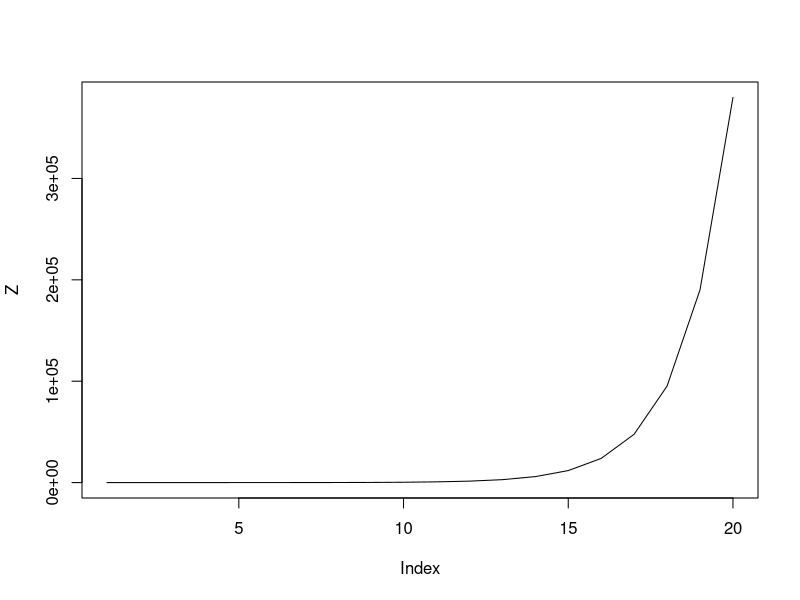

The R script that drew this image:
#over multiple trials we will show that if population does not immediately die off it will explode

#initialize list of population size at generation n
Z<-0

#pop. size 1 at generation 1
Z[1] = 1

#poisson r.v.
#each member generates poisson(lambda) offspring
#sum offspring
lambda = 2
#does not compile for N > 30 :(
N = 20
Z[2] = rpois(Z[1], lambda)

for (i in 3:N)
{
  if(Z[i-1]==0) {Z[i]=0} else 
    {
      x=rpois(Z[i-1], lambda) 
      Z[i] = sum(x)
    }
}
Z
plot(Z, type = "l")